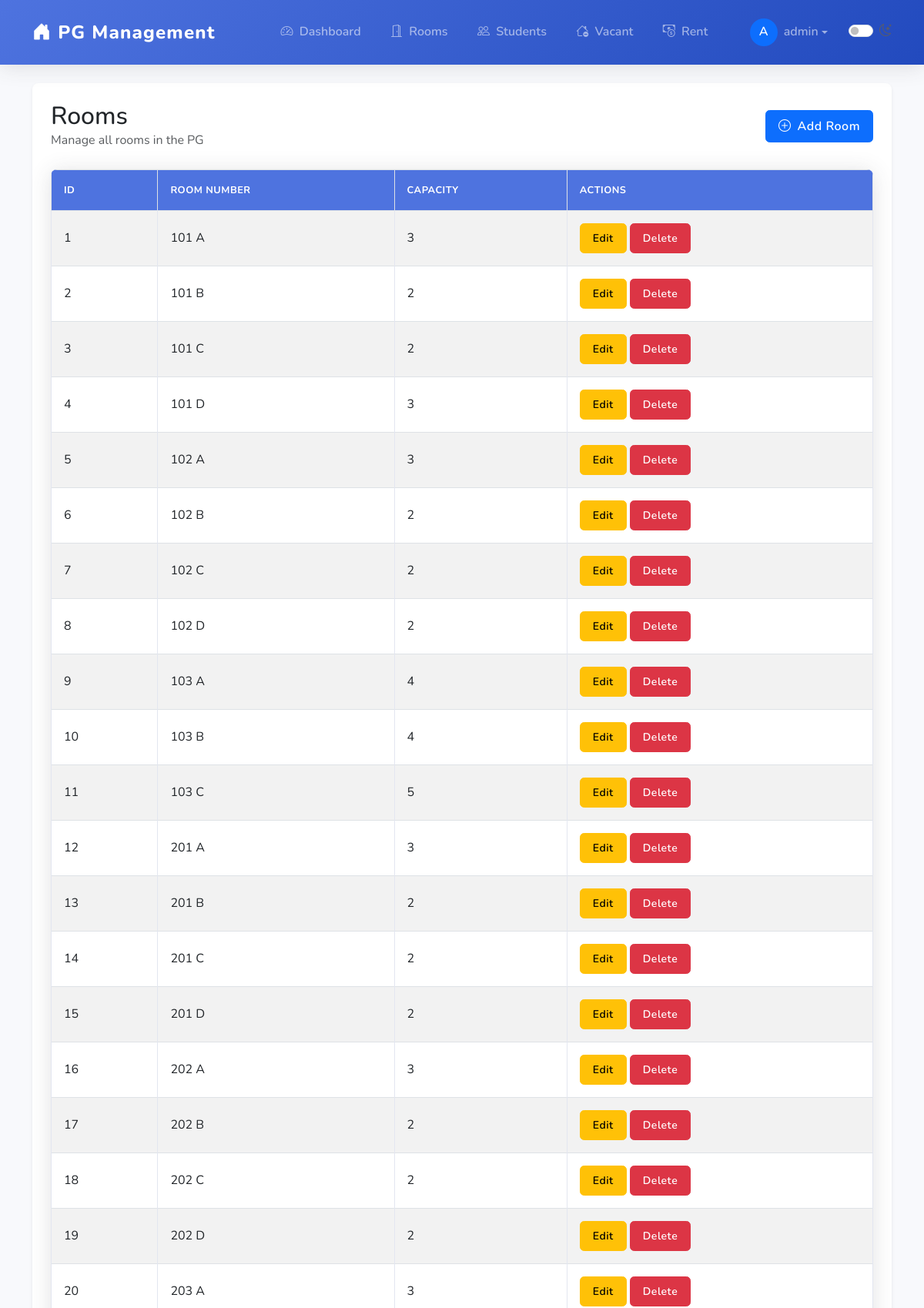
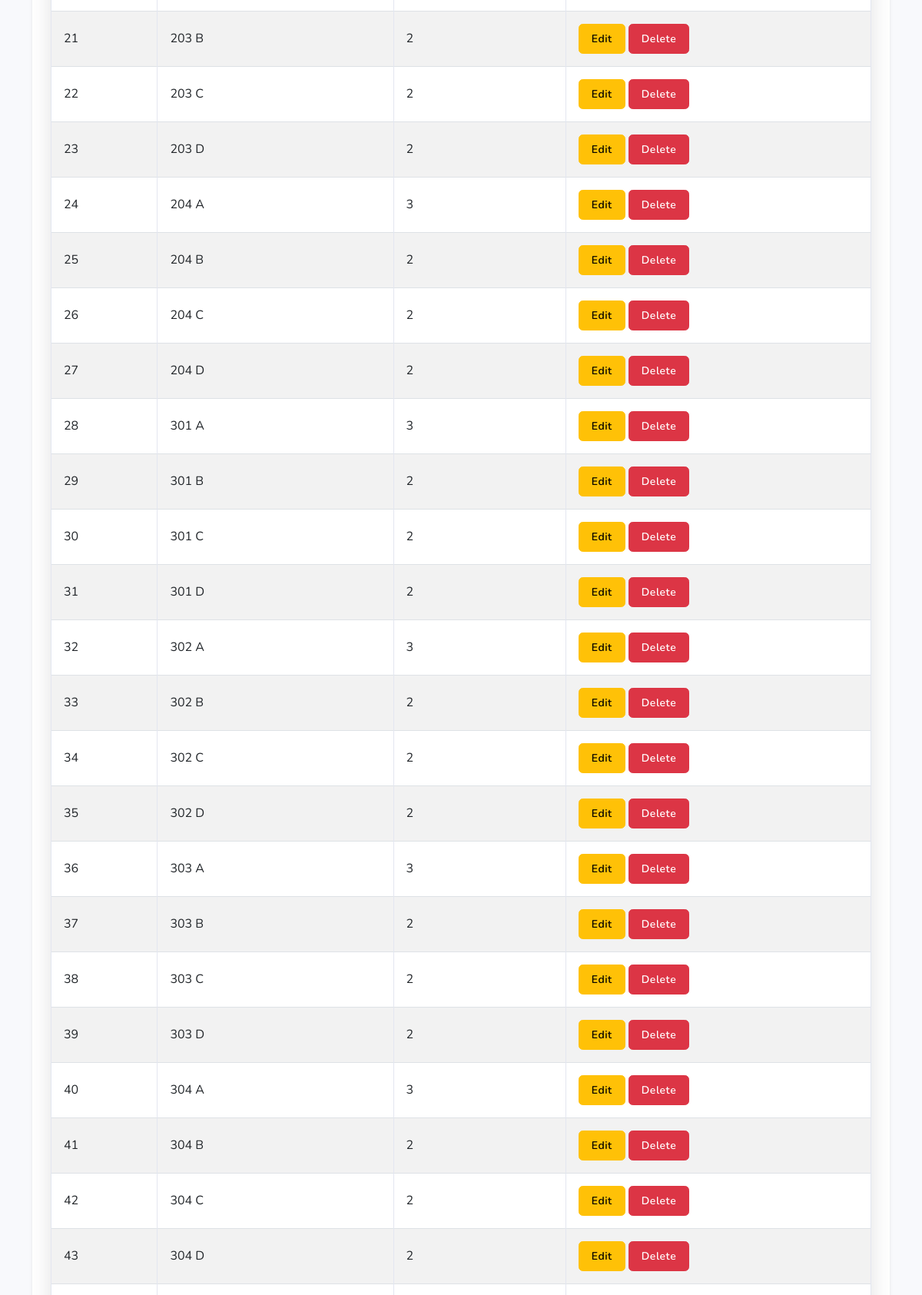
/rooms (signed in, upper part), run on the app's committed database (2 pictures, top to bottom).
### app.py (models this page shows, shortened)
class User(db.Model):
    id = db.Column(db.Integer, primary_key=True)
    username = db.Column(db.String(80), unique=True, nullable=False)
    email = db.Column(db.String(120), unique=True, nullable=False)
    password_hash = db.Column(db.String(128), nullable=False)
    is_admin = db.Column(db.Boolean, default=False)
    created_at = db.Column(db.DateTime, default=datetime.utcnow)

class Room(db.Model):
    id = db.Column(db.Integer, primary_key=True)
    number = db.Column(db.String(10), unique=True, nullable=False)
    capacity = db.Column(db.Integer, nullable=False)
    students = db.relationship('Student', backref='room', lazy=True)

### app.py (the view)
@app.route('/rooms')
@login_required
def list_rooms():
    rooms = Room.query.all()
    return render_template('rooms.html', rooms=rooms)

### app.py (called while the page is built)
def login_required(f):
    @wraps(f)
    def decorated_function(*args, **kwargs):
        if 'user_id' not in session:
            flash('Please log in to access this page.', 'danger')
            return redirect(url_for('login', next=request.url))
        return f(*args, **kwargs)
    return decorated_function

@app.context_processor
def inject_now():
    return {'now': datetime.utcnow()}

@app.context_processor
def inject_user():
    user_id = session.get('user_id')
    if user_id:
        user = User.query.get(user_id)
        return {'current_user': user}
    return {'current_user': None}

### templates/rooms.html
{% extends 'base.html' %}
{% block content %}
<div class="d-flex justify-content-between align-items-center mb-4">
    <div>
        <h2 class="mb-0">Rooms</h2>
        <p class="text-muted mb-0">Manage all rooms in the PG</p>
    </div>
    <a href="{{ url_for('add_room') }}" class="btn btn-primary">
        <i class="bi bi-plus-circle me-2"></i>Add Room
    </a>
</div>
<table class="table table-bordered table-striped">
    <thead>
        <tr>
            <th>ID</th>
            <th>Room Number</th>
            <th>Capacity</th>
            <th>Actions</th>
        </tr>
    </thead>
    <tbody>
        {% for room in rooms %}
        <tr>
            <td>{{ room.id }}</td>
            <td>{{ room.number }}</td>
            <td>{{ room.capacity }}</td>
            <td>
                <a href="{{ url_for('edit_room', room_id=room.id) }}" class="btn btn-sm btn-warning">Edit</a>
                <form action="{{ url_for('delete_room', room_id=room.id) }}" method="post" style="display:inline-block;">
                    <button type="submit" class="btn btn-sm btn-danger" onclick="return confirm('Are you sure you want to delete this room?');">Delete</button>
                </form>
            </td>
        </tr>
        {% endfor %}
    </tbody>
</table>
{% endblock %}

### templates/base.html (shortened to what this page needs)
<!DOCTYPE html>
<html lang="en">
<head>
    <link href="https://cdn.jsdelivr.net/npm/bootstrap@5.3.0/dist/css/bootstrap.min.css" rel="stylesheet">
    <link rel="stylesheet" href="https://cdn.jsdelivr.net/npm/bootstrap-icons@1.10.0/font/bootstrap-icons.css">
    <link rel="stylesheet" href="{{ url_for('static', filename='style.css') }}" id="main-stylesheet">
    <link rel="stylesheet" href="{{ url_for('static', filename='dark-mode.css') }}" id="dark-mode-stylesheet" disabled>
</head>
<body>
    <nav class="navbar navbar-expand-lg navbar-dark sticky-top">
        <div class="container">
            <a class="navbar-brand" href="/">
                <i class="bi bi-house-door-fill me-2"></i>PG Management
            </a>
            <div class="collapse navbar-collapse" id="navbarNav">
                <ul class="navbar-nav ms-auto align-items-center">
                    {% if current_user %}
                    <li class="nav-item">
                        <a class="nav-link" href="/">
                            <i class="bi bi-speedometer2 me-1"></i> Dashboard
                        </a>
                    </li>
                    <li class="nav-item">
                        <a class="nav-link" href="/rooms">
                            <i class="bi bi-door-open me-1"></i> Rooms
                        </a>
                    </li>
                    <li class="nav-item">
                        <a class="nav-link" href="/students">
                            <i class="bi bi-people me-1"></i> Students
                        </a>
                    </li>
                    <li class="nav-item">
                        <a class="nav-link" href="/rooms/vacant">
                            <i class="bi bi-house-dash me-1"></i> Vacant
                        </a>
                    </li>
                    <li class="nav-item">
                        <a class="nav-link" href="/rent">
                            <i class="bi bi-cash-coin me-1"></i> Rent
                        </a>
                    </li>
                    {% endif %}
                    <li class="nav-item dropdown ms-3">
                        {% if current_user %}
                        <a class="nav-link dropdown-toggle d-flex align-items-center" href="#" id="userDropdown"
                           role="button" data-bs-toggle="dropdown" aria-expanded="false">
                            <div class="avatar bg-primary text-white rounded-circle d-flex align-items-center justify-content-center"
                                 style="width: 36px; height: 36px;">
                                {{ current_user.username[0]|upper }}
                            </div>
                            <span class="ms-2 d-none d-lg-inline">{{ current_user.username }}</span>
                        </a>
                        {% else %}
                        <a href="{{ url_for('login') }}" class="btn btn-outline-primary btn-sm">
                            <i class="bi bi-box-arrow-in-right me-1"></i>Login
                        </a>
                        {% endif %}
                    </li>
                    <li class="nav-item ms-2 d-flex align-items-center">
                        <div class="form-check form-switch">
                            <input class="form-check-input" type="checkbox" id="darkModeToggle" aria-label="Toggle dark mode">
                            <label class="form-check-label" for="darkModeToggle" title="Toggle Dark Mode">
                                <i class="bi bi-moon-stars"></i>
                            </label>
                        </div>
                    </li>
                </ul>
            </div>
        </div>
    </nav>
    <main class="py-4">
        <div class="container">
            <div class="card shadow-sm mb-4">
                <div class="card-body p-4">
                    {% block content %}{% endblock %}
                </div>
            </div>
        </div>
    </main>
</body>
</html>

### static/style.css (style rules this page uses)
:root { --primary-color: #4e73df; --secondary-color: #858796; --success-color: #1cc88a; --info-color: #36b9cc; --warning-color: #f6c23e; --danger-color: #e74a3b; --light-color: #f8f9fc; --dark-color: #5a5c69; --shadow: 0 0.15rem 1.75rem 0 rgba(58, 59, 69, 0.15); }
body { background-color: #f8f9fc; color: var(--dark-color); font-family: 'Nunito', -apple-system, BlinkMacSystemFont, 'Segoe UI', Roboto, 'Helvetica Neue', Arial, sans-serif; line-height: 1.6; }
.navbar { box-shadow: 0 0.15rem 1.75rem 0 rgba(58, 59, 69, 0.15); padding: 1rem 0; background: linear-gradient(135deg, #4e73df 0%, #224abe 100%) !important; }
.navbar-brand { font-weight: 800; font-size: 1.5rem; letter-spacing: 0.05em; }
.nav-link { font-weight: 600; padding: 0.5rem 1rem !important; transition: all 0.2s; border-radius: 0.35rem; margin: 0 0.2rem; }
.card { border: none; border-radius: 0.5rem; box-shadow: var(--shadow); margin-bottom: 1.5rem; transition: transform 0.3s ease, box-shadow 0.3s ease; }
.btn { border-radius: 0.35rem; font-weight: 600; padding: 0.5rem 1rem; transition: all 0.2s; letter-spacing: 0.5px; }
.btn i { margin-right: 0.3rem; }
.table { background-color: white; border-radius: 0.5rem; overflow: hidden; box-shadow: var(--shadow); }
.table thead th { background-color: var(--primary-color); color: white; font-weight: 700; text-transform: uppercase; font-size: 0.8rem; letter-spacing: 0.5px; padding: 1rem; }
.table tbody td { padding: 1rem; vertical-align: middle; border-color: #e3e6f0; }

### data on the page
User: username "A", username "admin"
Room: id "1", number "101 A", capacity "3"
Room: id "2", number "101 B", capacity "2"
Room: id "3", number "101 C", capacity "2"
Room: id "4", number "101 D", capacity "3"
Room: id "5", number "102 A", capacity "3"
Room: id "6", number "102 B", capacity "2"
Room: id "7", number "102 C", capacity "2"
Room: id "8", number "102 D", capacity "2"
Room: id "9", number "103 A", capacity "4"
Room: id "10", number "103 B", capacity "4"
Room: id "11", number "103 C", capacity "5"
Room: id "12", number "201 A", capacity "3"
Room: id "13", number "201 B", capacity "2"
Room: id "14", number "201 C", capacity "2"
Room: id "15", number "201 D", capacity "2"
Room: id "16", number "202 A", capacity "3"
Room: id "17", number "202 B", capacity "2"
Room: id "18", number "202 C", capacity "2"
Room: id "19", number "202 D", capacity "2"
Room: id "20", number "203 A", capacity "3"
Room: id "21", number "203 B", capacity "2"
Room: id "22", number "203 C", capacity "2"
Room: id "23", number "203 D", capacity "2"
Room: id "24", number "204 A", capacity "3"
Room: id "25", number "204 B", capacity "2"
Room: id "26", number "204 C", capacity "2"
Room: id "27", number "204 D", capacity "2"
Room: id "28", number "301 A", capacity "3"
Room: id "29", number "301 B", capacity "2"
Room: id "30", number "301 C", capacity "2"
Room: id "31", number "301 D", capacity "2"
Room: id "32", number "302 A", capacity "3"
Room: id "33", number "302 B", capacity "2"
Room: id "34", number "302 C", capacity "2"
Room: id "35", number "302 D", capacity "2"
Room: id "36", number "303 A", capacity "3"
Room: id "37", number "303 B", capacity "2"
Room: id "38", number "303 C", capacity "2"
Room: id "39", number "303 D", capacity "2"
Room: id "40", number "304 A", capacity "3"
Room: id "41", number "304 B", capacity "2"
Room: id "42", number "304 C", capacity "2"
Room: id "43", number "304 D", capacity "2"
